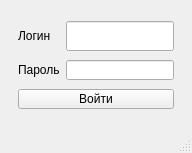
<?xml version="1.0" encoding="UTF-8"?>
<ui version="4.0">
 <class>MainWindow</class>
 <widget class="QMainWindow" name="MainWindow">
  <property name="geometry">
   <rect>
    <x>0</x>
    <y>0</y>
    <width>192</width>
    <height>153</height>
   </rect>
  </property>
  <property name="sizePolicy">
   <sizepolicy hsizetype="Fixed" vsizetype="Fixed">
    <horstretch>0</horstretch>
    <verstretch>0</verstretch>
   </sizepolicy>
  </property>
  <property name="windowTitle">
   <string>MainWindow</string>
  </property>
  <widget class="QWidget" name="centralwidget">
   <layout class="QVBoxLayout" name="verticalLayout">
    <item>
     <widget class="QStackedWidget" name="stackedWidget">
      <property name="currentIndex">
       <number>0</number>
      </property>
      <widget class="QWidget" name="page">
       <layout class="QHBoxLayout" name="horizontalLayout">
        <item>
         <layout class="QGridLayout" name="gridLayout">
          <item row="0" column="0">
           <widget class="QLabel" name="lb_login">
            <property name="text">
             <string>Логин</string>
            </property>
           </widget>
          </item>
          <item row="1" column="0">
           <widget class="QLabel" name="lb_password">
            <property name="text">
             <string>Пароль</string>
            </property>
           </widget>
          </item>
          <item row="2" column="0" colspan="2">
           <widget class="QPushButton" name="pb_LogBut">
            <property name="maximumSize">
             <size>
              <width>16777215</width>
              <height>20</height>
             </size>
            </property>
            <property name="text">
             <string>Войти</string>
            </property>
           </widget>
          </item>
          <item row="0" column="1">
           <widget class="QLineEdit" name="le_login">
            <property name="maximumSize">
             <size>
              <width>16777215</width>
              <height>30</height>
             </size>
            </property>
           </widget>
          </item>
          <item row="1" column="1">
           <widget class="QLineEdit" name="le_password">
            <property name="maximumSize">
             <size>
              <width>16777215</width>
              <height>20</height>
             </size>
            </property>
           </widget>
          </item>
         </layout>
        </item>
       </layout>
      </widget>
      <widget class="QWidget" name="page_2">
       <widget class="QLabel" name="label_3">
        <property name="geometry">
         <rect>
          <x>258</x>
          <y>96</y>
          <width>41</width>
          <height>20</height>
         </rect>
        </property>
        <property name="text">
         <string>WIN</string>
        </property>
       </widget>
      </widget>
     </widget>
    </item>
   </layout>
  </widget>
  <widget class="QMenuBar" name="menubar">
   <property name="geometry">
    <rect>
     <x>0</x>
     <y>0</y>
     <width>192</width>
     <height>22</height>
    </rect>
   </property>
  </widget>
  <widget class="QStatusBar" name="statusbar"/>
 </widget>
 <resources/>
 <connections/>
</ui>
